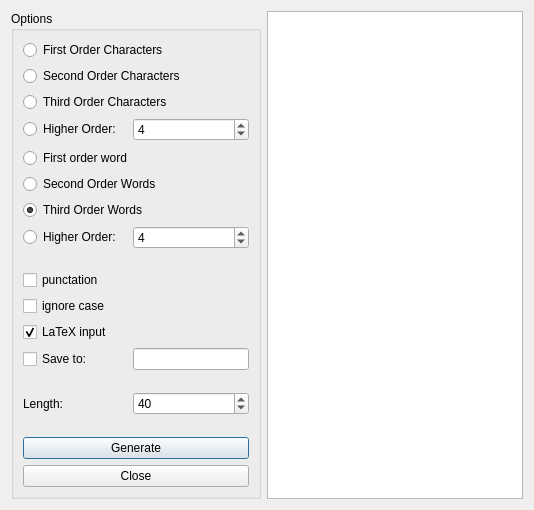
<?xml version="1.0" encoding="UTF-8"?>
<ui version="4.0">
 <class>RandomTextGenerator</class>
 <widget class="QDialog" name="RandomTextGenerator">
  <property name="geometry">
   <rect>
    <x>0</x>
    <y>0</y>
    <width>534</width>
    <height>510</height>
   </rect>
  </property>
  <property name="windowTitle">
   <string>Random Text Generator</string>
  </property>
  <layout class="QHBoxLayout">
   <item>
    <widget class="QGroupBox" name="groupBox">
     <property name="title">
      <string>Options</string>
     </property>
     <layout class="QGridLayout">
      <item row="5" column="0" colspan="3">
       <widget class="QRadioButton" name="wordOrder1RadioButton">
        <property name="text">
         <string>First order word</string>
        </property>
       </widget>
      </item>
      <item row="6" column="0" colspan="3">
       <widget class="QRadioButton" name="wordOrder2RadioButton">
        <property name="text">
         <string>Second Order Words</string>
        </property>
        <property name="checked">
         <bool>false</bool>
        </property>
       </widget>
      </item>
      <item row="7" column="0" colspan="3">
       <widget class="QRadioButton" name="wordOrder3RadioButton">
        <property name="text">
         <string>Third Order Words</string>
        </property>
        <property name="checked">
         <bool>true</bool>
        </property>
       </widget>
      </item>
      <item row="18" column="0" colspan="3">
       <spacer>
        <property name="orientation">
         <enum>Qt::Vertical</enum>
        </property>
        <property name="sizeHint" stdset="0">
         <size>
          <width>20</width>
          <height>40</height>
         </size>
        </property>
       </spacer>
      </item>
      <item row="19" column="0">
       <widget class="QLabel" name="label">
        <property name="text">
         <string>Length:</string>
        </property>
       </widget>
      </item>
      <item row="21" column="0" colspan="3">
       <spacer>
        <property name="orientation">
         <enum>Qt::Vertical</enum>
        </property>
        <property name="sizeHint" stdset="0">
         <size>
          <width>20</width>
          <height>40</height>
         </size>
        </property>
       </spacer>
      </item>
      <item row="22" column="0" colspan="3">
       <widget class="QPushButton" name="generateButton">
        <property name="text">
         <string>Generate</string>
        </property>
       </widget>
      </item>
      <item row="23" column="0" colspan="3">
       <widget class="QPushButton" name="closeButton">
        <property name="text">
         <string>Close</string>
        </property>
       </widget>
      </item>
      <item row="19" column="2">
       <widget class="QSpinBox" name="lengthSpinBox">
        <property name="minimum">
         <number>1</number>
        </property>
        <property name="maximum">
         <number>2147483647</number>
        </property>
        <property name="value">
         <number>40</number>
        </property>
       </widget>
      </item>
      <item row="8" column="0">
       <widget class="QRadioButton" name="wordOrderXRadioButton">
        <property name="text">
         <string>Higher Order:</string>
        </property>
       </widget>
      </item>
      <item row="8" column="2">
       <widget class="QSpinBox" name="wordOrderSpinBox">
        <property name="minimum">
         <number>1</number>
        </property>
        <property name="value">
         <number>4</number>
        </property>
       </widget>
      </item>
      <item row="0" column="0" colspan="3">
       <widget class="QRadioButton" name="characterOrder1RadioButton">
        <property name="text">
         <string>First Order Characters</string>
        </property>
       </widget>
      </item>
      <item row="1" column="0" colspan="3">
       <widget class="QRadioButton" name="characterOrder2RadioButton">
        <property name="text">
         <string>Second Order Characters</string>
        </property>
       </widget>
      </item>
      <item row="2" column="0" colspan="3">
       <widget class="QRadioButton" name="characterOrder3RadioButton">
        <property name="text">
         <string>Third Order Characters</string>
        </property>
       </widget>
      </item>
      <item row="3" column="0">
       <widget class="QRadioButton" name="characterOrderXRadioButton">
        <property name="text">
         <string>Higher Order:</string>
        </property>
       </widget>
      </item>
      <item row="3" column="2">
       <widget class="QSpinBox" name="characterOrderSpinBox">
        <property name="minimum">
         <number>1</number>
        </property>
        <property name="value">
         <number>4</number>
        </property>
       </widget>
      </item>
      <item row="4" column="0">
       <spacer>
        <property name="orientation">
         <enum>Qt::Vertical</enum>
        </property>
        <property name="sizeHint" stdset="0">
         <size>
          <width>20</width>
          <height>25</height>
         </size>
        </property>
       </spacer>
      </item>
      <item row="15" column="0" colspan="3">
       <widget class="QCheckBox" name="upperCaseCheckBox">
        <property name="text">
         <string>ignore case</string>
        </property>
       </widget>
      </item>
      <item row="9" column="0" colspan="3">
       <spacer name="verticalSpacer">
        <property name="orientation">
         <enum>Qt::Vertical</enum>
        </property>
        <property name="sizeHint" stdset="0">
         <size>
          <width>20</width>
          <height>40</height>
         </size>
        </property>
       </spacer>
      </item>
      <item row="10" column="0" colspan="3">
       <widget class="QCheckBox" name="punctationCheckBox">
        <property name="text">
         <string>punctation</string>
        </property>
       </widget>
      </item>
      <item row="16" column="0" colspan="3">
       <widget class="QCheckBox" name="latexInput">
        <property name="text">
         <string>LaTeX input</string>
        </property>
        <property name="checked">
         <bool>true</bool>
        </property>
       </widget>
      </item>
      <item row="17" column="0">
       <widget class="QCheckBox" name="exportCheckBox">
        <property name="text">
         <string>Save to:</string>
        </property>
       </widget>
      </item>
      <item row="17" column="2">
       <widget class="QLineEdit" name="exportFileNameLineEdit"/>
      </item>
     </layout>
    </widget>
   </item>
   <item>
    <widget class="QTextEdit" name="outputEdit"/>
   </item>
  </layout>
 </widget>
 <resources/>
 <connections>
  <connection>
   <sender>closeButton</sender>
   <signal>clicked()</signal>
   <receiver>RandomTextGenerator</receiver>
   <slot>reject()</slot>
   <hints>
    <hint type="sourcelabel">
     <x>46</x>
     <y>265</y>
    </hint>
    <hint type="destinationlabel">
     <x>96</x>
     <y>294</y>
    </hint>
   </hints>
  </connection>
 </connections>
</ui>
